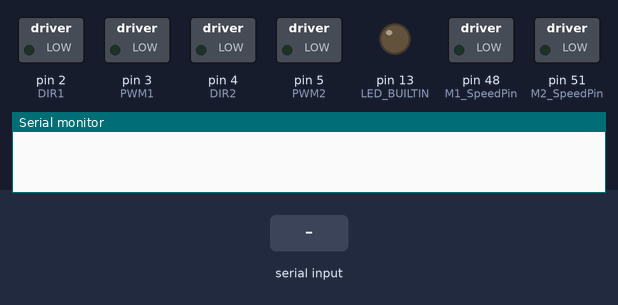
Recording of a sketch running on a simulated Arduino Mega 2560, built with avr-gcc and run on an emulated ATmega2560. Parts: switched loads named in the sketch (green lamp = pin HIGH), output pins drawn as LEDs (lit = HIGH), the last lines printed to the serial monitor. Inputs (shaded band) come from the test bench.

Above: at 1.2 s.
1.3 s: "S" received over Serial
At 2.5 s:
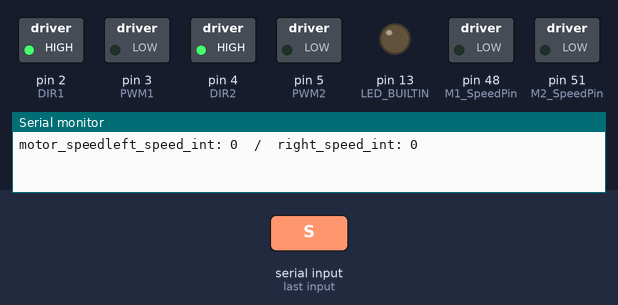
2.8 s: "A" received over Serial
At 2.9 s:
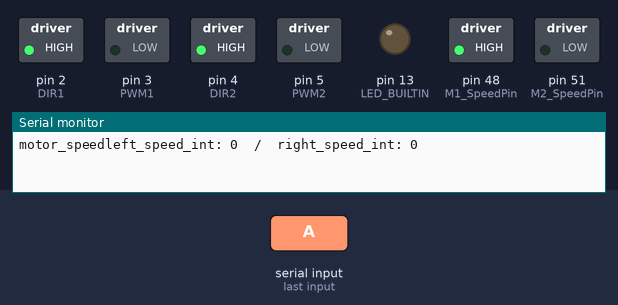
4.9 s: byte 76 ('L') received over Serial
At 5.9 s:
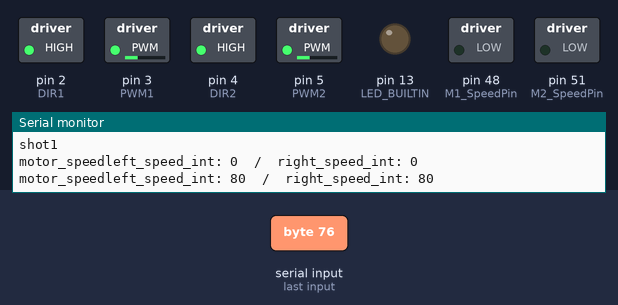
7.1 s: "D" received over Serial
At 8.3 s:
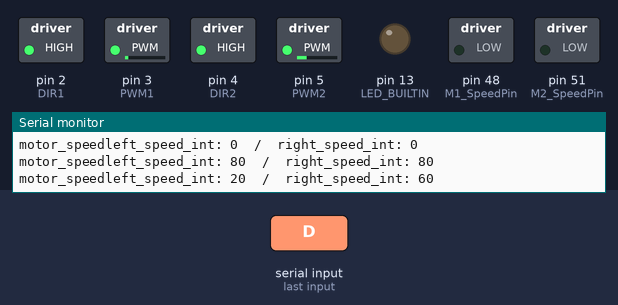
8.6 s: "E" received over Serial
At 9.4 s:
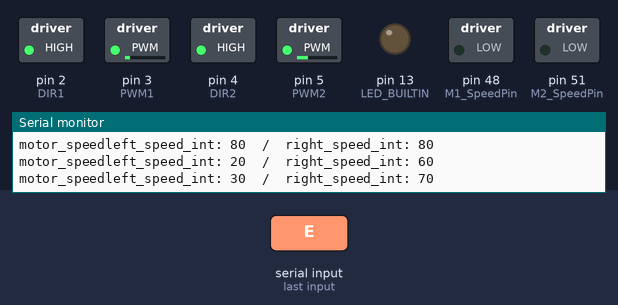
10.1 s: "H" received over Serial
At 10.5 s:
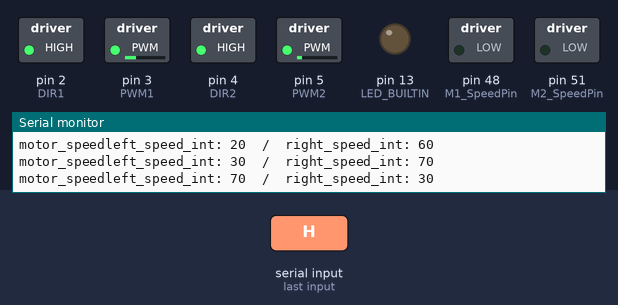
Timing chart, 0 to 12.6 s (numbered marks = the images above; inputs shaded):
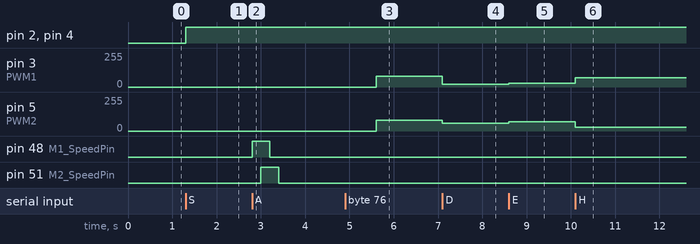

The sketch:

MotorControlByHand_3.ino
```cpp
/////Driving motor PWM
#define DIR1 2
#define PWM1 3
#define DIR2 4
#define PWM2 5

/////Water pump PWM
#define M1_pinNum_1  46
#define M1_pinNum_2  47
#define M1_SpeedPin  48

#define M2_pinNum_1  49
#define M2_pinNum_2  50
#define M2_SpeedPin  51

char mode_sub = 'Z';
int left_speed_int = 0;
int right_speed_int = 0;

void setup() {
  // put your setup code here, to run once:
  Serial.begin(9600);
  pinMode(LED_BUILTIN, OUTPUT);

  pinMode(DIR1, OUTPUT);
  pinMode(PWM1, OUTPUT);
  pinMode(DIR2, OUTPUT);
  pinMode(PWM2, OUTPUT);
}

void loop() {
  // put your main code here, to run repeatedly:
  if (Serial.available()) {
    mode_sub = Serial.read();

    if (mode_sub == 'S')           //stop and water pump opertion ready
    {
      left_speed_int = 0;
      right_speed_int = 0;
      digitalWrite(DIR1, HIGH);
      analogWrite(PWM1, left_speed_int);
      digitalWrite(DIR2, HIGH);
      analogWrite(PWM2, right_speed_int);
      Serial.print("motor_speed");
      Serial.print("left_speed_int: ");
      Serial.print(left_speed_int);
      Serial.print("  /  ");
      Serial.print("right_speed_int: ");
      Serial.println(right_speed_int);
      delay(1000);

      while(mode_sub != 'R')
      {
        mode_sub = Serial.read();

        if (mode_sub == 'A')
        {
          digitalWrite(M1_pinNum_1, LOW);
          digitalWrite(M1_pinNum_2, HIGH);
          analogWrite(M1_SpeedPin, 200);
          delay(200);
          digitalWrite(M2_pinNum_1, LOW);
          digitalWrite(M2_pinNum_2, HIGH);
          analogWrite(M2_SpeedPin, 200);
          delay(200);
          digitalWrite(M1_pinNum_1, LOW);
          digitalWrite(M1_pinNum_2, LOW);
          analogWrite(M1_SpeedPin, 0);
          delay(200);
          digitalWrite(M2_pinNum_1, LOW);
          digitalWrite(M2_pinNum_2, LOW);
          analogWrite(M2_SpeedPin, 0);
          delay(200);

          Serial.println("shot1");
          delay(2000);
          break;
        }
      }
    }

    if (mode_sub == 'D')            //left
    {
      left_speed_int = 20;
      right_speed_int = 60;
    }
    else if (mode_sub == 'E')
    {
      left_speed_int = 30;
      right_speed_int = 70;
    }
    else if (mode_sub == 'F')
    {
      left_speed_int = 40;
      right_speed_int = 80;
    }

    else if (mode_sub == 'G')        //right
    {
      left_speed_int = 60;
      right_speed_int = 20;
    }
    else if (mode_sub == 'H')
    {
      left_speed_int = 70;
      right_speed_int = 30;
    }
    else if (mode_sub == 'I')
    {
      left_speed_int = 80;
      right_speed_int = 40;
    }
    else if (mode_sub == 'J')        //forward
    {
      left_speed_int = 60;
      right_speed_int = 60;
    }
    else if (mode_sub == 'K')
    {
      left_speed_int = 70;
      right_speed_int = 70;
    }
    else if (mode_sub == 'L')
    {
      left_speed_int = 80;
      right_speed_int = 80;
    }

    digitalWrite(DIR1, HIGH);
    analogWrite(PWM1, left_speed_int);
    digitalWrite(DIR2, HIGH);
    analogWrite(PWM2, right_speed_int);
    Serial.print("motor_speed");
    Serial.print("left_speed_int: ");
    Serial.print(left_speed_int);
    Serial.print("  /  ");
    Serial.print("right_speed_int: ");
    Serial.println(right_speed_int);

  }
}
```

Measured:
- after the input at 1.3 s, pin 2 (DIR1), pin 4 (DIR2): LOW → HIGH at once
- after the input at 2.8 s, pin 48 (M1_SpeedPin): LOW → HIGH at once, → LOW 0.40 s later; pin 51 (M2_SpeedPin): LOW → HIGH after 0.20 s, → LOW 0.40 s later
- after the input at 4.9 s, pin 3 (PWM1), pin 5 (PWM2): 0/255 → 80/255 after 0.70 s
- after the input at 7.1 s, pin 3 (PWM1): 80/255 → 20/255 at once; pin 5 (PWM2): 80/255 → 60/255 at once
- after the input at 8.6 s, pin 3 (PWM1): 20/255 → 30/255 at once; pin 5 (PWM2): 60/255 → 70/255 at once
- after the input at 10.1 s, pin 3 (PWM1): 30/255 → 70/255 at once; pin 5 (PWM2): 70/255 → 30/255 at once
